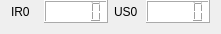
           <widget class="QWidget" name="horizontalLayoutWidget">
            <property name="geometry">
             <rect>
              <x>140</x>
              <y>0</y>
              <width>221</width>
              <height>29</height>
             </rect>
            </property>
            <layout class="QHBoxLayout" name="horizontalLayout_40">
             <property name="spacing">
              <number>6</number>
             </property>
             <property name="topMargin">
              <number>0</number>
             </property>
             <item>
              <widget class="QLabel" name="label_21">
               <property name="text">
                <string>IR0</string>
               </property>
              </widget>
             </item>
             <item>
              <widget class="QLCDNumber" name="ir0LcdNumber">
               <property name="styleSheet">
                <string notr="true">background-color: rgb(255, 255, 255);</string>
               </property>
              </widget>
             </item>
             <item>
              <widget class="QLabel" name="label_20">
               <property name="text">
                <string>US0</string>
               </property>
              </widget>
             </item>
             <item>
              <widget class="QLCDNumber" name="us0LcdNumber">
               <property name="styleSheet">
                <string notr="true">background-color: rgb(255, 255, 255);</string>
               </property>
              </widget>
             </item>
            </layout>
           </widget>
